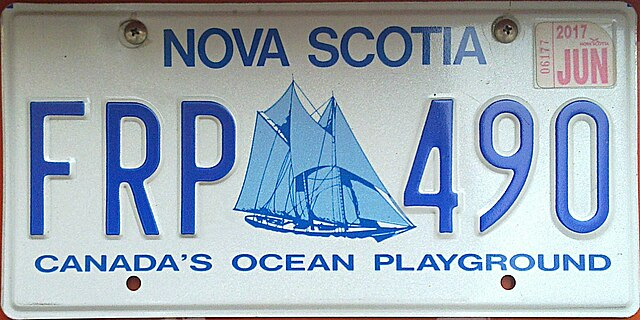
#> input picture test.jpg, 640 x 320 px, found by its file name
$ jupyter execute Class12.ipynb
#> lines starting #> are read from the running program, lines starting #| are printed output that depends on the picture
# Flip the image

## syntax

cv2.flip(src,flipCode)

flipCode = 0, flip by x axis

flipCode = 1, or > 1, flip by y axis

flipCode = -1, or < 1, flip by x axis and y axis

# Get the image

[cell 1]
import cv2
path = "I:\\openCV\\test.jpg"
# be careful of path and \\
imageColor = cv2.imread(path)
#> imageColor is the input picture: shape (320, 640, 3); mean B, G, R 184.7, 171.9, 157.3
# check if the image load successfully or not
if imageColor is None:
    print("Fail to load")
else:
    cv2.imshow('imageColor', imageColor)
    cv2.waitKey(0)
    cv2.destroyAllWindows()

[cell 2]
flipBy0 = cv2.flip(imageColor,0)
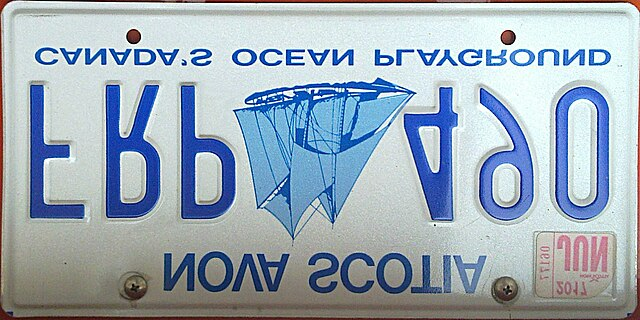
#> flipBy0: shape (320, 640, 3); mean B, G, R 184.7, 171.9, 157.3
cv2.imshow('flipBy0', flipBy0)
cv2.waitKey(0)
cv2.destroyAllWindows()

[cell 3]
flipBy1 = cv2.flip(imageColor,1) # we can use any number above 0
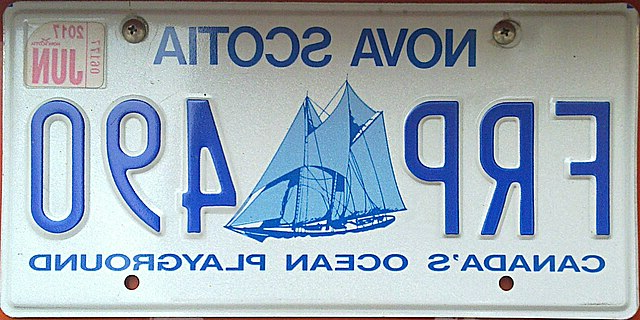
#> flipBy1: shape (320, 640, 3); mean B, G, R 184.7, 171.9, 157.3
cv2.imshow('flipBy1', flipBy1)
cv2.waitKey(0)
cv2.destroyAllWindows()

[cell 4]
flipBy_1 = cv2.flip(imageColor,-1) # we can use any number less 0
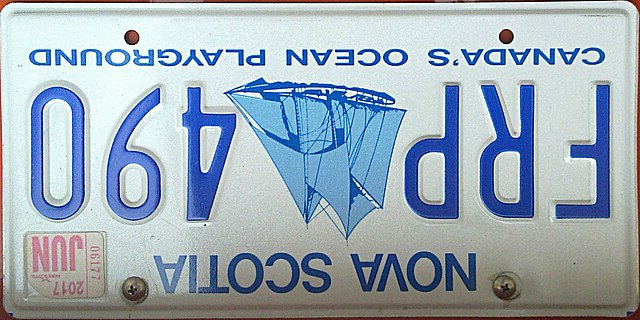
#> flipBy_1: shape (320, 640, 3); mean B, G, R 184.7, 171.9, 157.3
cv2.imshow('flipBy_1', flipBy_1)
cv2.waitKey(0)
cv2.destroyAllWindows()
